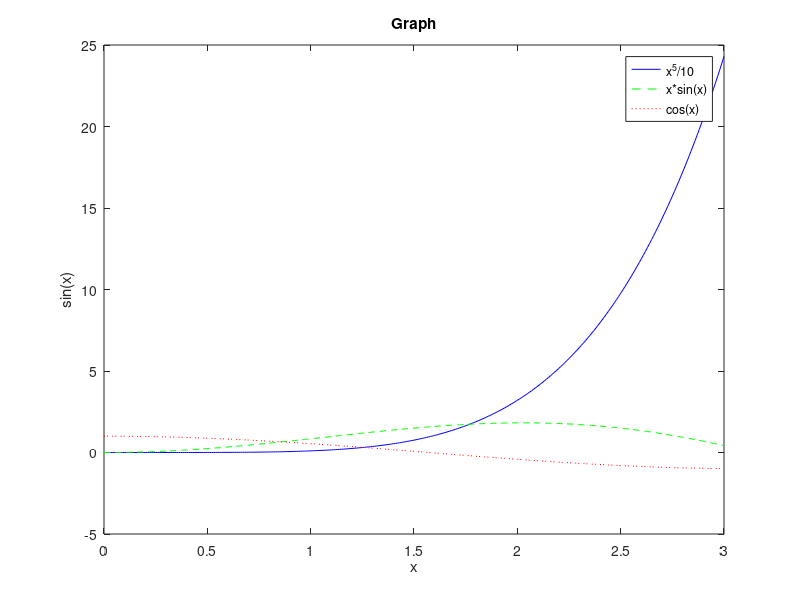

Write the MATLAB code that produced this figure.
% 1. For the given matrices A and B print the matrices C = A-B, D = A*B and E, where Eij = Aij * Bij
A = [1 0 -2; 2 1 3; 0 1 0];
B = [2 1 1; 1 0 -1; 1 1 0];
C = A - B;
D = A * B;
E = A.*B;
disp(C); disp("\n");
disp(D); disp("\n");
disp(E); disp("\n");

% 2. For x in [0, 3] graph on the same axes the functions (x^5)/10, x*sin(x) and cos(x) in different
% colors and linestyles. Display a title and a legend on your graph. Then plot them on different
% pictures, but in the same window.
x = 0:0.01:3;
plot(x, (x.^5)/10, "-b;x^5/10;", x, x.*sin(x), "--g;x*sin(x);", x, cos(x), ":r;cos(x);")
title("Graph")
xlabel("x")
ylabel("sin(x)")
